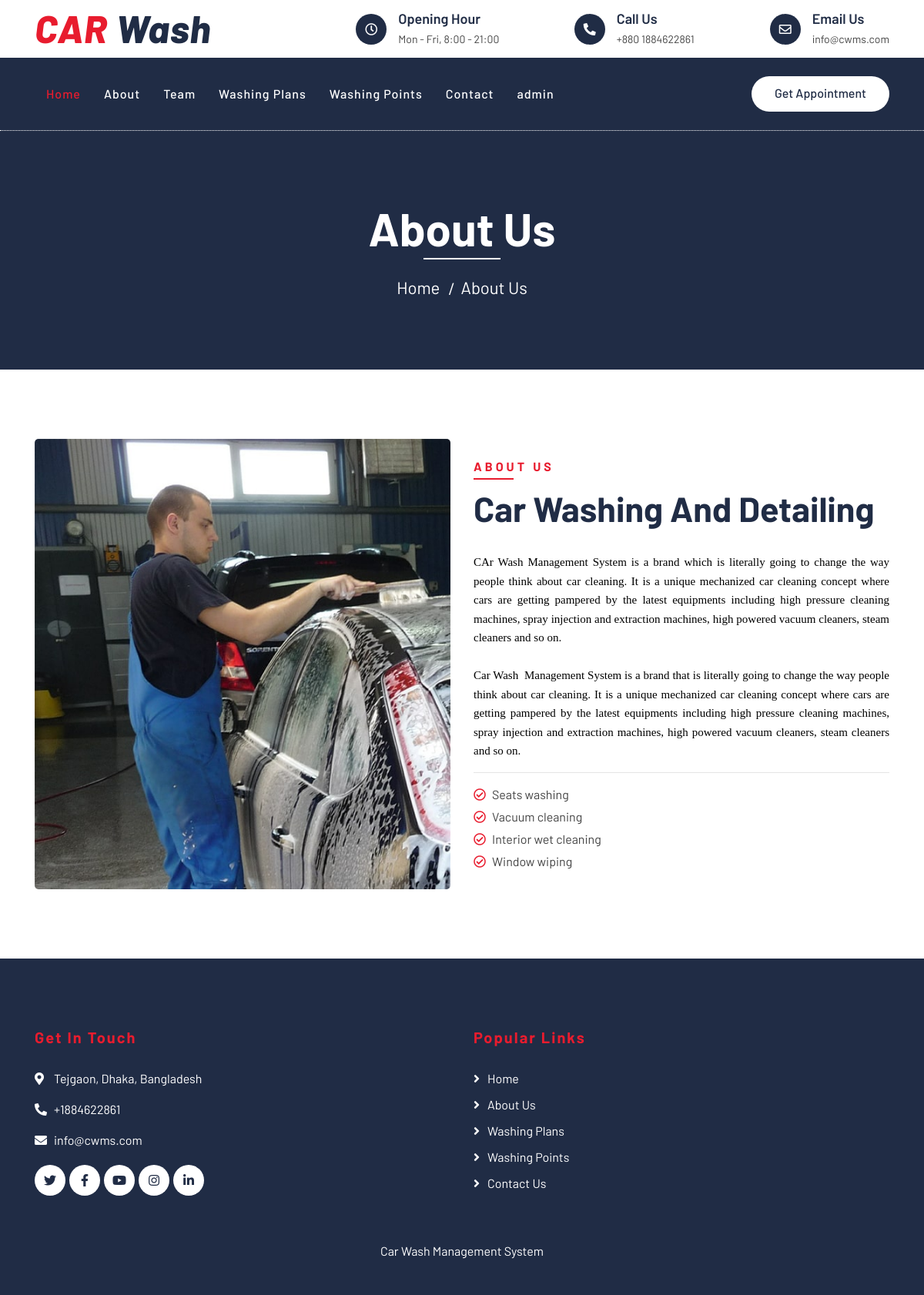
Page /about.php on the committed database.
### tables this page shows
CREATE TABLE `tblpages`(
    `id` INT(11) NOT NULL,
    `type` VARCHAR(255) DEFAULT '',
    `detail` LONGTEXT DEFAULT NULL,
    `openignHrs` VARCHAR(255) DEFAULT NULL,
    `phoneNumber` BIGINT(20) DEFAULT NULL,
    `emailId` VARCHAR(120) DEFAULT NULL
);

### about.php (the view, shortened to what this page needs)
<?php
include('includes/config.php');
?>
<!DOCTYPE html>
<html lang="en">
    <head>
        <link href="https://stackpath.bootstrapcdn.com/bootstrap/4.4.1/css/bootstrap.min.css" rel="stylesheet">
        <link href="https://cdnjs.cloudflare.com/ajax/libs/font-awesome/5.10.0/css/all.min.css" rel="stylesheet">
        <link href="lib/flaticon/font/flaticon.css" rel="stylesheet">
        <link href="lib/animate/animate.min.css" rel="stylesheet">
        <link href="lib/owlcarousel/assets/owl.carousel.min.css" rel="stylesheet">
        <link href="css/style.css" rel="stylesheet">
    </head>
    <body>
<?php include_once('includes/header.php');?>
        <div class="page-header">
            <div class="container">
                <div class="row">
                    <div class="col-12">
                        <h2>About Us</h2>
                    </div>
                    <div class="col-12">
                        <a href="index.php">Home</a>
                        <a href="about.php">About Us</a>
                    </div>
                </div>
            </div>
        </div>
        <div class="about">
            <div class="container">
                <div class="row align-items-center">
                    <div class="col-lg-6">
                        <div class="about-img">
                            <img src="img/about.jpg" alt="Image">
                        </div>
                    </div>
                    <div class="col-lg-6">
                        <div class="section-header text-left">
                            <p>About Us</p>
                            <h2>car washing and detailing</h2>
                        </div>
                        <div class="about-content">
<?php
$sql = "SELECT type,detail from tblpages where type='aboutus'";
$query = $dbh -> prepare($sql);
$query->execute();
$results=$query->fetchAll(PDO::FETCH_OBJ);
foreach($results as $result)
{
?>
                            <p>
                            <?php   echo $result->detail; ?>
                            </p>
                        <?php } ?>
                        <hr />
                            <ul>
                                <li><i class="far fa-check-circle"></i>Seats washing</li>
                                <li><i class="far fa-check-circle"></i>Vacuum cleaning</li>
                                <li><i class="far fa-check-circle"></i>Interior wet cleaning</li>
                                <li><i class="far fa-check-circle"></i>Window wiping</li>
                            </ul>
                        </div>
                    </div>
                </div>
            </div>
        </div>
<?php include_once('includes/footer.php');?>
    </body>
</html>

### includes/header.php (shortened to what this page needs)
<div class="top-bar">
    <div class="container">
        <div class="row align-items-center">
            <div class="col-lg-4 col-md-12">
                <div class="logo">
                    <a href="index.php">
                        <h1>CAR <span>Wash</span></h1>
                    </a>
                </div>
            </div>
            <?php
            $sql = "SELECT * from tblpages where type='contact'";
            $query = $dbh->prepare($sql);
            $query->execute();
            $results = $query->fetchAll(PDO::FETCH_OBJ);
            foreach ($results as $result) {
                ?>
                <div class="col-lg-8 col-md-7 d-none d-lg-block">
                    <div class="row">
                        <div class="col-4">
                            <div class="top-bar-item">
                                <div class="top-bar-icon">
                                    <i class="far fa-clock"></i>
                                </div>
                                <div class="top-bar-text">
                                    <h3>Opening Hour</h3>
                                    <p>
                                        <?php echo $result->openignHrs; ?>
                                    </p>
                                </div>
                            </div>
                        </div>
                        <div class="col-4">
                            <div class="top-bar-item">
                                <div class="top-bar-icon">
                                    <i class="fa fa-phone-alt"></i>
                                </div>
                                <div class="top-bar-text">
                                    <h3>Call Us</h3>
                                    <p>+880
                                        <?php echo $result->phoneNumber; ?>
                                    </p>
                                </div>
                            </div>
                        </div>
                        <div class="col-4">
                            <div class="top-bar-item">
                                <div class="top-bar-icon">
                                    <i class="far fa-envelope"></i>
                                </div>
                                <div class="top-bar-text">
                                    <h3>Email Us</h3>
                                    <p>
                                        <?php echo $result->emailId; ?>
                                    </p>
                                </div>
                            </div>
                        </div>
                    </div>
                </div>
            <?php } ?>
        </div>
    </div>
</div>
<div class="nav-bar">
    <div class="container">
        <nav class="navbar navbar-expand-lg bg-dark navbar-dark">
            <div class="collapse navbar-collapse justify-content-between" id="navbarCollapse">
                <div class="navbar-nav mr-auto">
                    <a href="index.php" class="nav-item nav-link active">Home</a>
                    <a href="about.php" class="nav-item nav-link">About</a>
                    <a href="team.php" class="nav-item nav-link">Team</a>
                    <a href="washing-plans.php" class="nav-item nav-link">Washing Plans</a>
                    <a href="location.php" class="nav-item nav-link">Washing Points</a>
                    <a href="contact.php" class="nav-item nav-link">Contact</a>
                    <a href="admin" class="nav-item nav-link">admin</a>
                </div>
                <div class="ml-auto">
                    <a class="btn btn-custom" href="contact.php">Get Appointment</a>
                </div>
            </div>
        </nav>
    </div>
</div>

### includes/footer.php (shortened to what this page needs)
<div class="footer">
            <div class="container">
                <div class="row">
                    <div class="col-lg-6 col-md-6">
                        <div class="footer-contact">
                            <h2>Get In Touch</h2>
<?php
$sql = "SELECT * from tblpages where type='contact'";
$query = $dbh -> prepare($sql);
$query->execute();
$results=$query->fetchAll(PDO::FETCH_OBJ);
foreach($results as $result)
{
?>
                            <p><i class="fa fa-map-marker-alt"></i><?php   echo $result->detail; ?></p>
                            <p><i class="fa fa-phone-alt"></i>+<?php   echo $result->phoneNumber; ?></p>
                            <p><i class="fa fa-envelope"></i><?php   echo $result->emailId; ?></p>
                        <?php } ?>
                            <div class="footer-social">
                                <a class="btn" href=""><i class="fab fa-twitter"></i></a>
                                <a class="btn" href=""><i class="fab fa-facebook-f"></i></a>
                                <a class="btn" href=""><i class="fab fa-youtube"></i></a>
                                <a class="btn" href=""><i class="fab fa-instagram"></i></a>
                                <a class="btn" href=""><i class="fab fa-linkedin-in"></i></a>
                            </div>
                        </div>
                    </div>
                    <div class="col-lg-5 col-md-6">
                        <div class="footer-link">
                            <h2>Popular Links</h2>
                              <a href="index.php">Home</a>
                            <a href="about.php">About Us</a>
                            <a href="washing-plans.php">Washing Plans</a>
                            <a href="location.php">Washing Points</a>
                            <a href="contact.php">Contact Us</a>
                        </div>
                    </div>
                </div>
            </div>
            <div class="container copyright">
                <p>Car Wash Management System</p>
            </div>
        </div>

### rows in the picture
tblpages: openignHrs "Mon - Fri, 8:00 - 21:00", phoneNumber "1884622861", emailId "info@cwms.com", detail "Tejgaon, Dhaka, Bangladesh"
tblpages: detail "CAr Wash Management System is a brand which is literally going to change the way people think about car cleaning. It is a unique mechanized car cleaning concept where cars are getting pampered by the latest equipments including high pressure cleaning machines, spray injection and extraction machines, high powered vacuum cleaners, steam cleaners and so on. Car Wash Management System is a brand that is literally going to change the way people think about car cleaning. It is a unique mechanized car cleaning concept where cars are getting pampered by the latest equipments including high pressure cleaning machines, spray injection and extraction machines, high powered vacuum cleaners, steam…"
